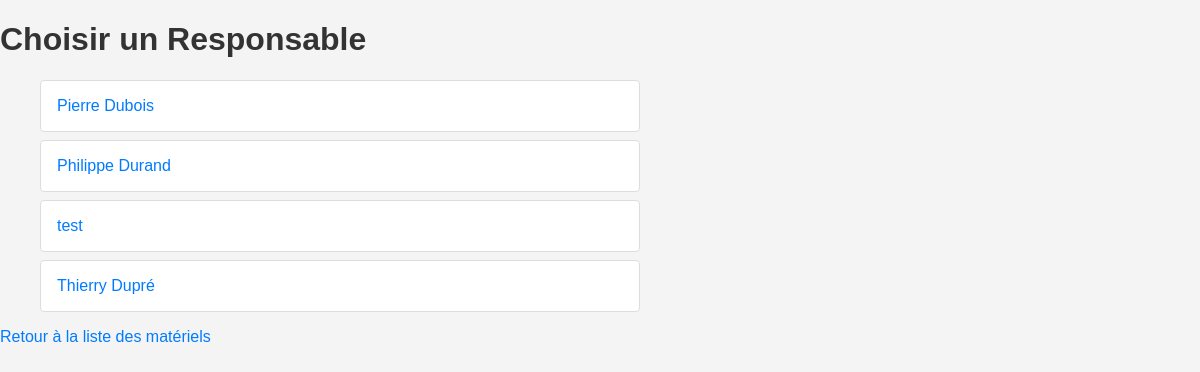
/pret/responsables/, run on the app's committed database.
### pret/models.py (models this page shows, shortened)
class Enseignant(models.Model):
    nom = models.CharField(max_length=100)

### pret/views.py (the view)
# urls.py: path('responsables/', views.liste_responsables, name='liste_responsables'),
def liste_responsables(request):
    responsables = Enseignant.objects.all()
    return render(request, 'pret/liste_responsables.html', {'responsables': responsables})

### pret/templates/pret/liste_responsables.html (shortened to what this page needs)
<!DOCTYPE html>
<html>
<head>
    {% load static %}
    <link rel="stylesheet" type="text/css" href="{% static 'styles.css' %}">
</head>
<body>
    <h1>Choisir un Responsable</h1>
    <ul>
        {% for responsable in responsables %}
        <li>
            <a href="{% url 'materiels_responsable' responsable.id %}">{{ responsable.nom }}</a>
        </li>
        {% endfor %}
    </ul>
    <a href="{% url 'index' %}">Retour à la liste des matériels</a>
</body>
</html>

### pret/static/styles.css (style rules this page uses)
body { font-family: Arial, sans-serif; background-color: #f4f4f4; margin: 0; padding: 0; }
h1, h2, h3 { color: #333; }
ul { list-style-type: none; padding-left: 40px; padding-right: 40px; width: 50%; }
li { background: #fff; margin: 0.5rem 0; padding: 0.5rem; border: 1px solid #ddd; border-radius: 4px; overflow: hidden; }
li a { display: block; padding: 0.5rem; text-decoration: none; color: #007bff; width: 100%; box-sizing: border-box; }
a { text-decoration: none; color: #007bff; }

### data on the page
Enseignant: nom "Pierre Dubois"
Enseignant: nom "Philippe Durand"
Enseignant: nom "test"
Enseignant: nom "Thierry Dupré"
